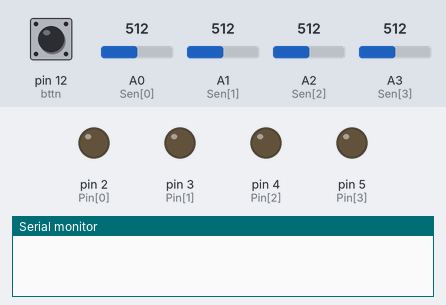
Bench run of a sketch on a simulated Arduino Uno, built with avr-gcc and run on an emulated ATmega328P. Parts: output pins drawn as LEDs (lit = HIGH), the last lines printed to the serial monitor. The test bench sets the inputs (shaded band); at power-on: pin 12 (bttn) HIGH, A0 (Sen[0]) = 512, A1 (Sen[1]) = 512, A2 (Sen[2]) = 512, A3 (Sen[3]) = 512.

Above: at 1.3 s.
1.4 s: pin 12 (bttn) pulled LOW for 3.2 s
At 4.08 s:
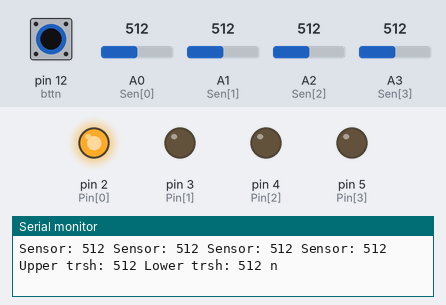
6.1 s: pin 12 (bttn) pulled LOW for 0.15 s
At 7.33 s:
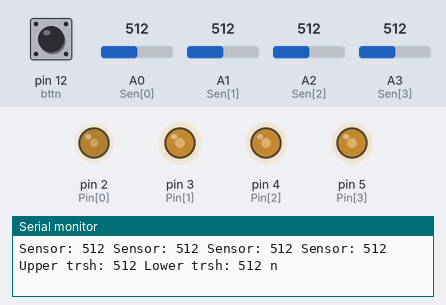
9.1 s: A0 (Sen[0]) set to 30
At 9.27 s:
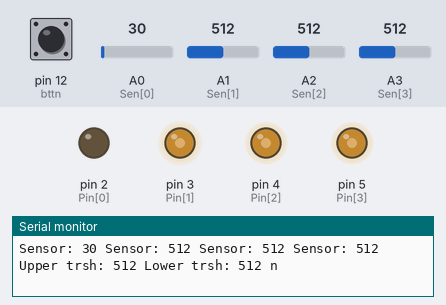
12.1 s: A1 (Sen[1]) set to 490
At 12.49 s:
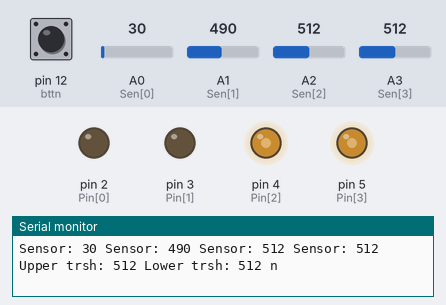
15.1 s: A2 (Sen[2]) set to 30
18.1 s: pin 12 (bttn) pulled LOW for 1 s
Timing chart, 0 to 22.1 s (numbered marks = the images above; inputs shaded):
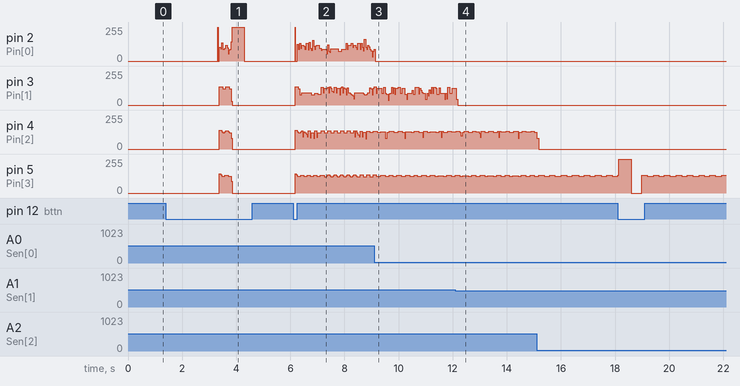

The sketch:

PianoTilesMaster.ino
```cpp
#include "header.h"

static const unsigned long l1 = 27200;  //delka pro normalni obdelniky
static const unsigned long l2 = 23000;  //delka pro podlouhle obdelniky (cerna cast)
static const unsigned long s = 31000; //vzdalenost mezi senzorem a prstikem
static const int Sen[] = {A0, A1, A2, A3};
static const int Pin[] = {2, 3, 4, 5};
static const int cal = 11;   //signal diode
static const int bttn = 12;


//Promenne programu
int upTrsh = 0;
int lowTrsh = 0;
unsigned long curTime;
unsigned long resTime = 0;

//Ulozeni pole objektu sensor pres construtor sensor::sensor(int Sen, int Pin)
sensor senArray[4]{{Sen[0],Pin[0]},{Sen[1],Pin[1]},{Sen[2],Pin[2]},{Sen[3],Pin[3]}};

void setup() {
  Serial.begin(115200);

  pinMode(bttn, INPUT_PULLUP);
  pinMode(cal, INPUT_PULLUP);
  //Nastaveni vstupnich pinu senzoru
  for(int i = 0; i < 4; ++i){
    pinMode(Sen[i], INPUT);
    delay(100);
  }

  //Nastaveni vystupnich pinu solenoidu
  for(int i = 0; i < 4; ++i){
    pinMode(Pin[i], OUTPUT);
    delay(10);
    digitalWrite(Pin[i], LOW);
  }
  delay(100);
  //Kalibrace pomoci tlacitka a leveho senzoru (A0)
  calib(Sen[0], cal, bttn, &upTrsh, &lowTrsh);

  Serial.print("Upper trsh: ");
  Serial.print(upTrsh); Serial.print(" ");
  Serial.print("Lower trsh: ");
  Serial.print(lowTrsh); Serial.print(" ");
  Serial.println("n");
  delay(100);

  while(digitalRead(bttn)){}//Awaiting user input
}


void loop() {
   curTime = millis();

//This block serves to reset the program without the need for new calibration
   //Need to assure the program has been running for at least 500 ms before this statement
   if(!digitalRead(bttn) && (curTime - resTime) >= 500){
    digitalWrite(cal, HIGH);
    delay(500);
    for(int i = 0; i < 4; ++i){
      senArray[i].reset();
    }
    digitalWrite(cal, LOW);

    delay(300);
    digitalWrite(cal, HIGH);
    while(digitalRead(bttn)){}
    digitalWrite(cal, LOW);

    for(int i = 0; i < 4; ++i){
    senArray[i].start(lowTrsh, upTrsh);
    }
   resTime = millis();
  }

//This block does all the calculating, pressing and whatnot
  for(int i = 0; i < 4; ++i){
     senArray[i].edge(upTrsh, lowTrsh);
     senArray[i].vecSpeed(l1, l2, s);
     senArray[i].pushCheck(curTime);
     senArray[i].pullCheck(curTime);
     senArray[i].tisk(i);
  }

//Just to visualize thresholds in serial plotter
  Serial.print("Upper trsh: ");
  Serial.print(upTrsh); Serial.print(" ");
  Serial.print("Lower trsh: ");
  Serial.print(lowTrsh); Serial.print(" ");

  Serial.println("n");


}
```

header.h
```cpp
//vektor je vnoreny do sensor
//slouzi k ukladani casu
class vector {
public:
	unsigned long edgeUp; //time at which it goes from blue to black
	unsigned long edgeDown; //time at which it goes from black to blue (or cyan to blue)
	unsigned long pushTime;
	unsigned long pullTime;
	unsigned long speedV;//this is only an auxiliary variable to account for the long stripes (used in sensor::edge)
						//otherwise it's always 0 so it's just taking up space (maybe optimize this with mem alloc)
	vector(){}
	//speed calculation, prevState is gonna be "c" for long stripes and "a" for normal ones
	void vecSpeed1(int l1, int s);
	void vecSpeed2(int l2, int s);

};

//Add const to constant vars
class sensor {
	int pinIn;
	int value;
	//creates a "debouncer" for the long stipes that have to be held down
	int prevValue;
	unsigned long prevTime;
	//prevState is gonna be "c" for shorter rectangles and "a" for longer ones
	char prevState; //a = blue, b = black, c = cyan

	//index pole
	int i;

public:
	int pinOut;

	sensor() {}
	//Vsimnete si, ze prevState je nastaven an "a", to je dulezite pro metodu sensor::start
	sensor(int in, int out) : pinIn(in), pinOut(out) {prevState = 'a';}

	//vsechny elementy jsou nastaveny na 0
	vector pole[5];
	//Detekce hran, ukladani casu a posouvani pole
	void edge(int upTrsh, int lowTrsh);
	void start(int upTrsh, int lowTrsh);
	//Pouze pro debugging odkomentuj v metodach
	void tisk(int i);
	void vecSpeed(int l1, int l2, int s);
	void pushCheck(unsigned long curTime);
	void pullCheck(unsigned long curTime);
	void reset();

};


//METODY VECTOR
void vector::vecSpeed1(int l1, int s) {
	unsigned long v = 0;
	v = edgeDown - edgeUp; //delta t
	v = l1 / v;
	//saving the time of push and pull for normal rectangles
	pushTime = edgeUp + (s / v);
	pullTime = edgeDown + (s / v);
	edgeDown = 0;
	edgeUp = 0;
}
void vector::vecSpeed2(int l2, int s) {
	unsigned long v = 0;
	v = edgeDown - edgeUp; //delta t
	v = l2 / v;
	speedV = s / v;

	pushTime = edgeUp + (s / v);
	pullTime = NULL;
	edgeDown = 0;
	edgeUp = 0;
}


//METODY SENSOR
/*
//Snimani stavu
V main loop for cyklus hlida stavy jasu na senzorech, kazdy jednotlivy objekt senzoru
pak zapisuji vlastni casy hran, pocita rychlost a zapisuje cas push/pull do pole vnoreneho objektu vektor
na konci main loop se porovnavaji pull/push casy s realnym casem
Vyjimkou je stav c (cyan) pro kratsi obdelniky (ktere se musi drzet) v tomto pripade zapisuje pullTime
primo tato metoda (sensor::edge)
*/
void sensor::edge(int upTrsh, int lowTrsh) {
	//prevStates: a = blue, b = black, c = cyan

	value = analogRead(pinIn);
	if (i >= 5)
		i = 0;

	if (value >= upTrsh && prevState == 'a') {
		//from blue to black
		prevState = 'b';
		pole[i].edgeUp = millis();
	}
	else if (value > lowTrsh && value < upTrsh && prevState == 'b' && value == prevValue) {
		//from black to cyan
		if (millis() - prevTime >= 5) {
			prevState = 'c';
			pole[i].edgeDown = millis();
		}
		return;
	}
	else if (value <= lowTrsh && prevState == 'b') {
		//from black to blue
		prevState = 'a';
		pole[i].edgeDown = millis();

		//inkrementuji pole vektoru
		++i;
	}
	else if (value <= lowTrsh && prevState == 'c' && pole[i].pullTime == NULL && pole[i].pushTime == 0) {
		//from cyan to blue
		prevState = 'a';

		//Saving pullTime outside of vectotr:vecSpeed2, inicially was NULL
		pole[i].pullTime = millis() + pole[i].speedV;
		pole[i].speedV = 0;
		//inkrementuji pole vektoru
		++i;
	}

	/*Promene pro "debouncer" pro useky kde se to musi drzet
	Protoze arduino AD prevodnik meri hodne rychle, tak v podstate merime senzorem spojite!
	Hodnota senzoru proto vzdycky projde hranici vyhrazenou pro dlouhe useky, ktere se musi drzet,
	musime se ujistit, ze se hodnota na senzoru dale nemeni a opravdu se jedna o usek 'c'
	*/
	prevValue = value;
	prevTime = millis();
	}
/*
//startovaci sekvence
Arduino main loop najde na ktere ctvrtine je obdelnik a nastavi na ni prevState = b, jako black
*/
void sensor::start(int lowTrsh, int upTrsh) {
	value = analogRead(pinIn);

	Serial.print("Sensor: ");
	Serial.print(value);

	if (value <= lowTrsh){

		prevState = 'b';
		pole[0].edgeUp = millis();
	}

	Serial.print("; State: ");
	Serial.println(prevState);

}

void sensor::reset() {
	for (int j = 0; j < 5; ++j) {
		pole[j].edgeDown = 0;
		pole[j].edgeUp = 0;
		pole[j].pushTime = 0;
		pole[j].pullTime = 0;
		pole[j].speedV = 0;
	}
		prevState = 'a';
		i = 0;
		digitalWrite(pinOut, LOW);

}

void sensor::tisk(int i) {

	Serial.print("Sensor: "); Serial.print(value); Serial.print(" ");
	/*
	Serial.println("|||||||||||||||||||||||||||");
	for (int j = 0; j < 5; ++j) {
		Serial.print("Edge up time: ");
		Serial.print(pole[j].edgeUp); Serial.print(" ");

		Serial.print("Edge down time: ");
		Serial.print(pole[j].edgeDown); Serial.println(" ");

		Serial.print("Push time: ");
		Serial.print(pole[j].pushTime); Serial.print(" ");

		Serial.print("Pull time: ");
		Serial.print(pole[j].pullTime); Serial.print(" ");
	}
	Serial.println("|||||||||||||||||||||||||||");
	*/
}

void sensor::vecSpeed(int l1, int l2, int s) {
	for (int j = 0; j < 5; ++j) {
		if (pole[j].edgeDown > pole[j].edgeUp) {

			if (prevState == 'a') {
				pole[j].vecSpeed1(l1, s);
			}
			else if (prevState == 'c') {
				pole[j].vecSpeed2(l2, s);
			}

		}
	}
}

void sensor::pushCheck(unsigned long curTime) {
	for (int j = 0; j < 5; ++j) {
		if ((curTime >= pole[j].pushTime) && (pole[j].pushTime != 0)) {
			digitalWrite(pinOut, HIGH);
			pole[j].pushTime = 0;
		}
	}
}

void sensor::pullCheck(unsigned long curTime) {
	for (int j = 0; j < 5; ++j) {
		if ((curTime >= pole[j].pullTime) && (pole[j].pullTime != 0)) {
			digitalWrite(pinOut, LOW);
			pole[j].pullTime = 0;
		}
	}
}


/*
Kalibrace senzoru pomoci tlacitka pro vyvoreni intervalu <0,100>%
svetle modra je asi 65% od cerne, tzn. nastavi se dve hranice pro vytvoreni trech stavu
Tlacitko je pripojene na D12 pres pull up a signalni dioda je na D11
*/

void calib(int Sen, int Pin, int bttn, int *upTrsh, int *lowTrsh) {

	int tmp = 0;
	digitalWrite(Pin, HIGH);
	while (digitalRead(bttn)) {}
	digitalWrite(Pin, LOW);
	*lowTrsh = analogRead(Sen);
	delay(500);

	digitalWrite(Pin, HIGH);
	while (digitalRead(bttn)) {}
	digitalWrite(Pin, LOW);
	*upTrsh = analogRead(Sen);
	delay(500);

	if (*lowTrsh > *upTrsh) {
		int tmp = *lowTrsh;
		*lowTrsh = *upTrsh;
		*upTrsh = tmp;
	}

	tmp = (*upTrsh - *lowTrsh) / 10;
	Serial.println(*lowTrsh);
	Serial.println(*upTrsh);
	Serial.println(tmp);
	//Hranice v nasobcich 10%
	*lowTrsh += 6.5 * tmp;
	*upTrsh -= 3.5 * tmp;
}

/*

*/
```

Measured:
- after the input at 1.4 s, pin 5 (Pin[3]): 0/255 → 124/255 after 2.0 s, → 134/255 0.20 s later, → 124/255 0.12 s later, → 0/255 0.12 s later
